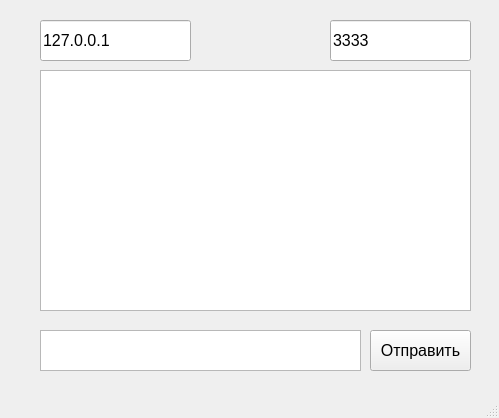
<?xml version="1.0" encoding="UTF-8"?>
<ui version="4.0">
 <class>MainWindow</class>
 <widget class="QMainWindow" name="MainWindow">
  <property name="geometry">
   <rect>
    <x>0</x>
    <y>0</y>
    <width>499</width>
    <height>418</height>
   </rect>
  </property>
  <property name="windowTitle">
   <string>MainWindow</string>
  </property>
  <widget class="QWidget" name="centralwidget">
   <widget class="QLineEdit" name="lineEdit">
    <property name="geometry">
     <rect>
      <x>40</x>
      <y>20</y>
      <width>151</width>
      <height>41</height>
     </rect>
    </property>
    <property name="font">
     <font>
      <pointsize>12</pointsize>
     </font>
    </property>
    <property name="text">
     <string>127.0.0.1</string>
    </property>
    <property name="readOnly">
     <bool>true</bool>
    </property>
    <property name="placeholderText">
     <string>IP</string>
    </property>
   </widget>
   <widget class="QLineEdit" name="lineEdit_2">
    <property name="geometry">
     <rect>
      <x>330</x>
      <y>20</y>
      <width>141</width>
      <height>41</height>
     </rect>
    </property>
    <property name="font">
     <font>
      <pointsize>12</pointsize>
     </font>
    </property>
    <property name="text">
     <string>3333</string>
    </property>
    <property name="readOnly">
     <bool>true</bool>
    </property>
    <property name="placeholderText">
     <string>Port</string>
    </property>
   </widget>
   <widget class="QTextBrowser" name="textBrowser">
    <property name="geometry">
     <rect>
      <x>40</x>
      <y>70</y>
      <width>431</width>
      <height>241</height>
     </rect>
    </property>
   </widget>
   <widget class="QTextEdit" name="textEdit">
    <property name="geometry">
     <rect>
      <x>40</x>
      <y>330</y>
      <width>321</width>
      <height>41</height>
     </rect>
    </property>
    <property name="font">
     <font>
      <pointsize>16</pointsize>
     </font>
    </property>
   </widget>
   <widget class="QPushButton" name="pushButton">
    <property name="geometry">
     <rect>
      <x>370</x>
      <y>330</y>
      <width>101</width>
      <height>41</height>
     </rect>
    </property>
    <property name="font">
     <font>
      <pointsize>12</pointsize>
     </font>
    </property>
    <property name="text">
     <string>Отправить</string>
    </property>
   </widget>
  </widget>
  <widget class="QMenuBar" name="menubar">
   <property name="geometry">
    <rect>
     <x>0</x>
     <y>0</y>
     <width>499</width>
     <height>21</height>
    </rect>
   </property>
  </widget>
  <widget class="QStatusBar" name="statusbar"/>
 </widget>
 <resources/>
 <connections/>
</ui>
